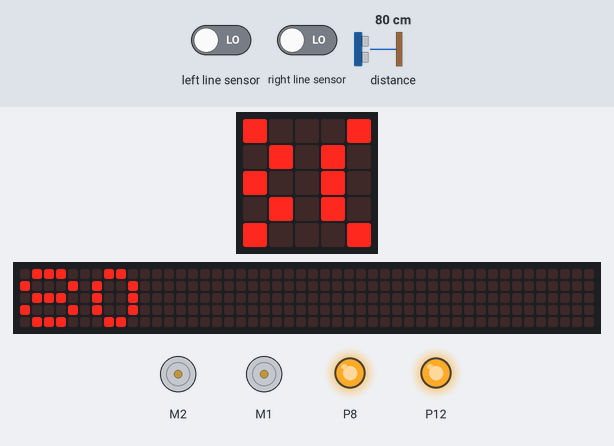
Simulated run of this program. Board: BBC micro:bit (MakeCode). On the bench: the board's 5×5 LED display, a strip that is not on the board, showing the scrolling text unrolled, 2 × DC motor (green arrow = forward, orange = backward, longer = faster), output pins drawn as LEDs (lit = HIGH). The inputs (shaded band) are chosen by the test bench; at power-on: distance to the obstacle 80 cm, left line sensor LOW, right line sensor LOW. The 48×5 strip is a reading aid, not a part: it shows the text the display is scrolling, unrolled, one strip-width of it at a time.

Above: at 3.98 s.
4.0 s: distance to the obstacle set to 2 cm
At 8.6 s:
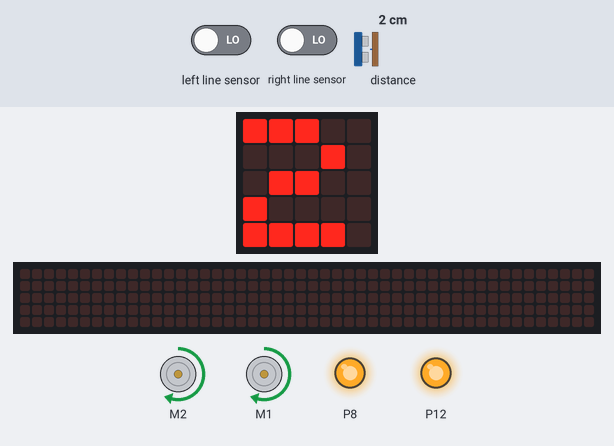
8.8 s: distance to the obstacle set to 18 cm
At 12.2 s:
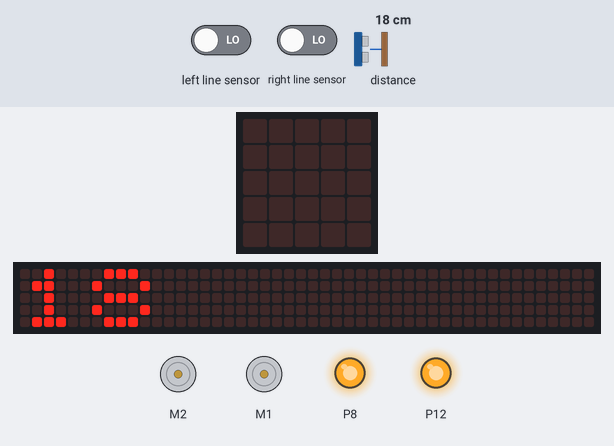
13.6 s: left line sensor driven HIGH
At 17.92 s:
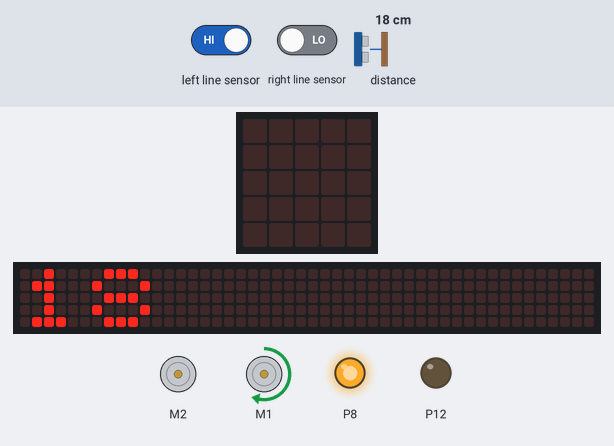
19.8 s: distance to the obstacle set to 4 cm
At 21.8 s:
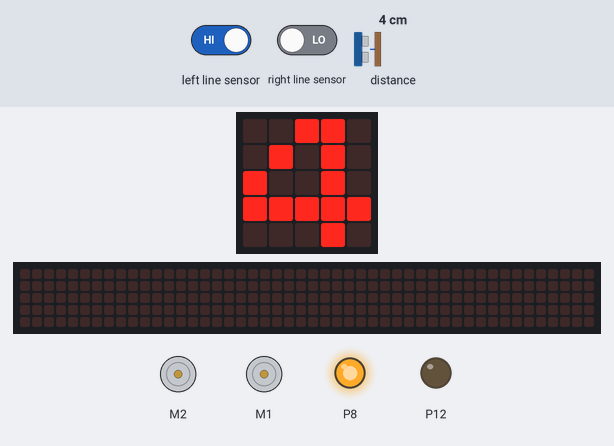
24.6 s: distance to the obstacle set to 35 cm
At 27.61 s:
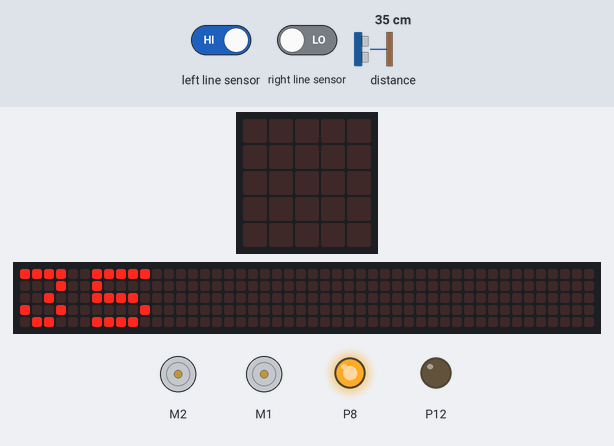
29.4 s: left line sensor driven LOW and right line sensor driven HIGH
At 35.73 s:
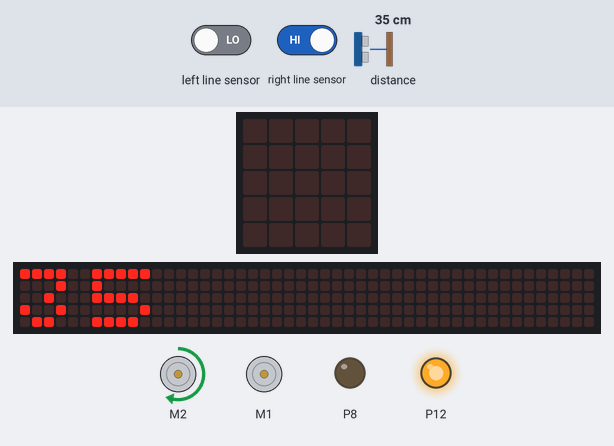
Timing chart, 0 to 36.1 s (numbered marks = the images above; inputs shaded):
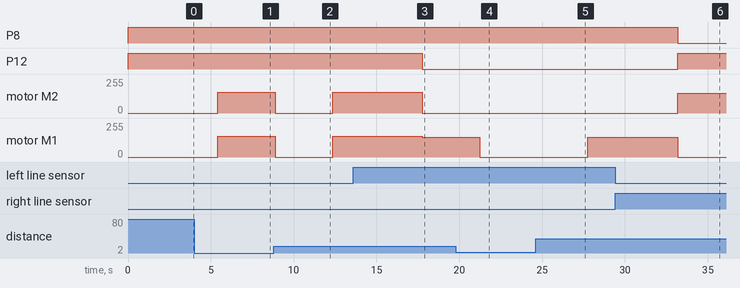

Measured:
- after the input at 8.8 s, the display: first changes after 0.85 s (image 2 shows a later state)
- after the input at 13.6 s, P12: HIGH → LOW after 4.2 s; motor M2: forward 154/255 → stopped after 4.2 s; motor M1: forward 154/255 → forward 150/255 after 4.2 s
- after the input at 19.8 s, motor M1: forward 150/255 → stopped after 1.4 s
- after the input at 24.6 s, motor M1: stopped → forward 150/255 after 3.2 s; the display: first changes after 0.46 s (image 5 shows a later state)
- after the input at 29.4 s, P8: HIGH → LOW after 3.8 s; P12: LOW → HIGH after 3.8 s; motor M2: stopped → forward 150/255 after 3.8 s; motor M1: forward 150/255 → stopped after 3.8 s
- what the display in image 2 shows lasts 0.6 s, from 12.1 s to 12.7 s
- what the display in image 5 shows lasts 0.4 s, from 27.5 s to 27.9 s

The program:

main.ts
```typescript
let Distancia = Math.round(maqueen.Ultrasonic(PingUnit.Centimeters))
pins.digitalWritePin(DigitalPin.P12, 1)
pins.digitalWritePin(DigitalPin.P8, 1)
basic.showNumber(Distancia)
basic.forever(function () {
    Distancia = Math.round(maqueen.Ultrasonic(PingUnit.Centimeters))
    basic.showNumber(Distancia)
    if (Distancia > 5) {
        if (maqueen.readPatrol(maqueen.Patrol.PatrolLeft) == 0 && maqueen.readPatrol(maqueen.Patrol.PatrolRight) == 0) {
            pins.digitalWritePin(DigitalPin.P8, 1)
            pins.digitalWritePin(DigitalPin.P12, 1)
            maqueen.motorRun(maqueen.Motors.M2, maqueen.Dir.CW, 154)
            maqueen.motorRun(maqueen.Motors.M1, maqueen.Dir.CW, 154)
            basic.showNumber(Distancia)
        } else if (maqueen.readPatrol(maqueen.Patrol.PatrolLeft) == 0 && maqueen.readPatrol(maqueen.Patrol.PatrolRight) == 1) {
            pins.digitalWritePin(DigitalPin.P8, 0)
            pins.digitalWritePin(DigitalPin.P12, 1)
            maqueen.motorRun(maqueen.Motors.M2, maqueen.Dir.CW, 150)
            maqueen.motorRun(maqueen.Motors.M1, maqueen.Dir.CW, 0)
            basic.showNumber(Distancia)
        } else {
            if (maqueen.readPatrol(maqueen.Patrol.PatrolLeft) == 1 && maqueen.readPatrol(maqueen.Patrol.PatrolRight) == 0) {
                pins.digitalWritePin(DigitalPin.P8, 1)
                pins.digitalWritePin(DigitalPin.P12, 0)
                maqueen.motorRun(maqueen.Motors.M2, maqueen.Dir.CW, 0)
                maqueen.motorRun(maqueen.Motors.M1, maqueen.Dir.CW, 150)
                basic.showNumber(Distancia)
            }
        }
    }
    if (Distancia < 5) {
        maqueen.motorRun(maqueen.Motors.M2, maqueen.Dir.CW, 0)
        maqueen.motorRun(maqueen.Motors.M1, maqueen.Dir.CW, 0)
        basic.showNumber(Distancia)
    }
})
```

test.ts
```typescript
// aquí va el archivo "tests"; esto no se compilará cuando este paquete se utilice como una extensión.
```
